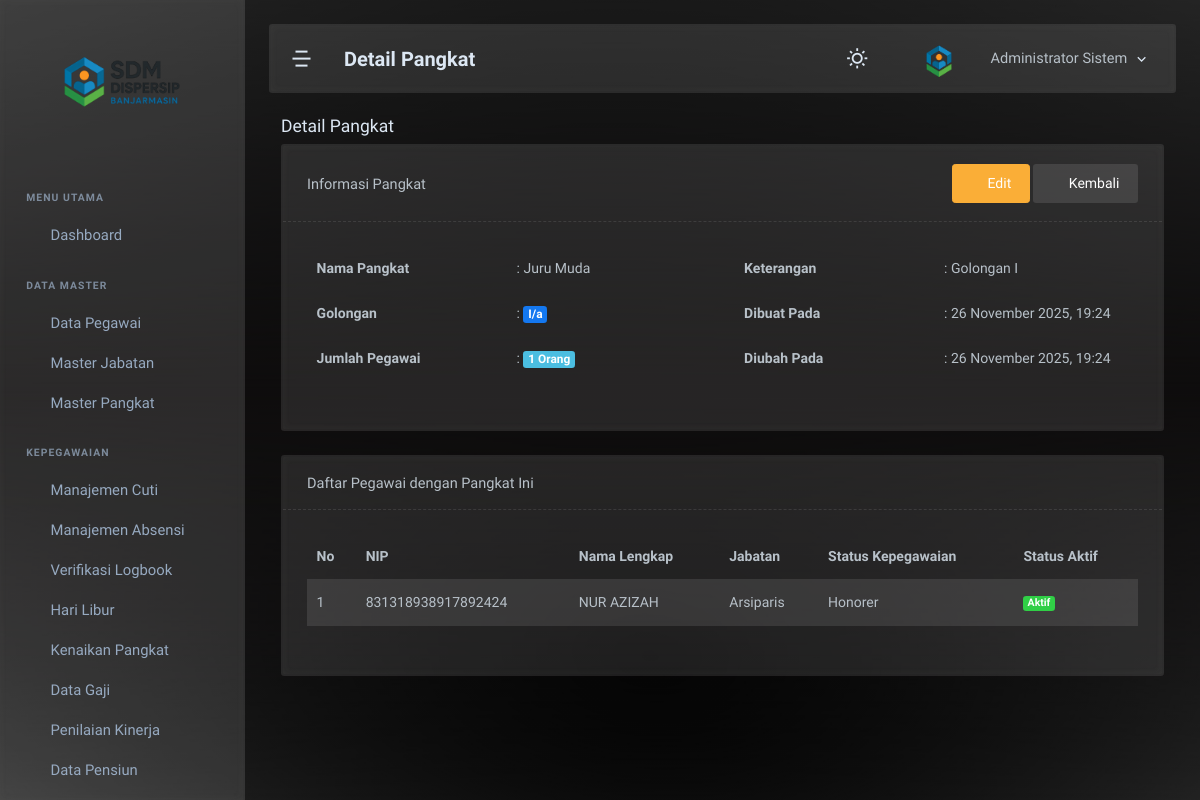
The app's page /admin/pangkat/detail.php?id=1 (signed in) with its own data.
### tables this page shows
CREATE TABLE `master_pangkat` (
  `pangkat_id` int NOT NULL,
  `nama_pangkat` varchar(100) NOT NULL,
  `golongan` varchar(10) NOT NULL,
  `keterangan` varchar(255) DEFAULT NULL,
  `created_at` datetime DEFAULT CURRENT_TIMESTAMP,
  `updated_at` datetime DEFAULT CURRENT_TIMESTAMP ON UPDATE CURRENT_TIMESTAMP
);

CREATE TABLE `pegawai` (
  `pegawai_id` int NOT NULL,
  `user_id` int DEFAULT NULL,
  `nik` varchar(20) NOT NULL,
  `nip` varchar(30) DEFAULT NULL,
  `nama_lengkap` varchar(150) NOT NULL,
  `jk` enum('L','P') NOT NULL,
  `tgl_lahir` date DEFAULT NULL,
  `status_kepegawaian` enum('PNS','PPPK','Honorer','Kontrak') NOT NULL,
  `jabatan_id` int DEFAULT NULL,
  `pangkat_id` int DEFAULT NULL,
  `tgl_mulai_kerja` date DEFAULT NULL,
  `alamat` text,
  `status_aktif` enum('Aktif','Pensiun','Pindah','Meninggal','Nonaktif') DEFAULT 'Aktif',
  `tmt_pensiun` date DEFAULT NULL,
  `created_at` datetime DEFAULT CURRENT_TIMESTAMP,
  `updated_at` datetime DEFAULT CURRENT_TIMESTAMP ON UPDATE CURRENT_TIMESTAMP
);

CREATE TABLE `master_jabatan` (
  `jabatan_id` int NOT NULL,
  `nama_jabatan` varchar(150) NOT NULL,
  `eselon` varchar(20) DEFAULT NULL,
  `jenis_jabatan` enum('Struktural','Fungsional','Pelaksana') DEFAULT 'Pelaksana',
  `keterangan` varchar(255) DEFAULT NULL,
  `created_at` datetime DEFAULT CURRENT_TIMESTAMP,
  `updated_at` datetime DEFAULT CURRENT_TIMESTAMP ON UPDATE CURRENT_TIMESTAMP
);

### admin/pangkat/detail.php (the view, shortened to what this page needs)
<?php
require_once '../../config/koneksi.php';
$id = isset($_GET['id']) ? intval($_GET['id']) : 0;
$query = "SELECT mp.*,
          (SELECT COUNT(*) FROM pegawai WHERE pangkat_id = mp.pangkat_id) as jumlah_pegawai
          FROM master_pangkat mp
          WHERE mp.pangkat_id = ?";
$stmt = mysqli_prepare($koneksi, $query);
mysqli_stmt_bind_param($stmt, 'i', $id);
mysqli_stmt_execute($stmt);
$result = mysqli_stmt_get_result($stmt);
$pangkat = mysqli_fetch_assoc($result);
include '../../includes/header.php';
include '../../includes/sidebar.php';
include '../../includes/navbar.php';
?>
<div class="page-container">
    <div class="page-content">
        <div class="container-xxl">
            <div class="row">
                <div class="col-12">
                    <div class="page-title-box">
                        <h4 class="page-title">Detail Pangkat</h4>
                    </div>
                </div>
            </div>
            <div class="card">
                <div class="card-header border-bottom border-dashed d-flex justify-content-between align-items-center">
                    <h5 class="card-title mb-0">Informasi Pangkat</h5>
                    <div>
                        <a href="/sdm_dispersip/admin/pangkat/edit.php?id=<?php echo $id; ?>" class="btn btn-warning"><i class="ti ti-pencil me-1"></i>Edit</a>
                        <a href="/sdm_dispersip/admin/pangkat/pangkat.php" class="btn btn-light"><i class="ti ti-arrow-left me-1"></i>Kembali</a>
                    </div>
                </div>
                <div class="card-body">
                    <div class="row">
                        <div class="col-md-6">
                            <table class="table table-borderless">
                                <tr>
                                    <th width="200">Nama Pangkat</th>
                                    <td>: <?php echo htmlspecialchars($pangkat['nama_pangkat']); ?></td>
                                </tr>
                                <tr>
                                    <th>Golongan</th>
                                    <td>: <span class="badge bg-primary fs-6"><?php echo htmlspecialchars($pangkat['golongan']); ?></span></td>
                                </tr>
                                <tr>
                                    <th>Jumlah Pegawai</th>
                                    <td>: <span class="badge bg-info fs-6"><?php echo $pangkat['jumlah_pegawai']; ?> Orang</span></td>
                                </tr>
                            </table>
                        </div>
                        <div class="col-md-6">
                            <table class="table table-borderless">
                                <tr>
                                    <th width="200">Keterangan</th>
                                    <td>: <?php echo htmlspecialchars($pangkat['keterangan'] ?? '-'); ?></td>
                                </tr>
                                <tr>
                                    <th>Dibuat Pada</th>
                                    <td>: <?php echo $pangkat['created_at'] ? date('d F Y, H:i', strtotime($pangkat['created_at'])) : '-'; ?></td>
                                </tr>
                                <tr>
                                    <th>Diubah Pada</th>
                                    <td>: <?php echo $pangkat['updated_at'] ? date('d F Y, H:i', strtotime($pangkat['updated_at'])) : '-'; ?></td>
                                </tr>
                            </table>
                        </div>
                    </div>
                </div>
            </div>
            <?php if ($pangkat['jumlah_pegawai'] > 0): ?>
            <div class="card mt-3">
                <div class="card-header border-bottom border-dashed">
                    <h5 class="card-title mb-0">Daftar Pegawai dengan Pangkat Ini</h5>
                </div>
                <div class="card-body">
                    <div class="table-responsive">
                        <table class="table table-striped">
                            <thead>
                                <tr>
                                    <th>No</th>
                                    <th>NIP</th>
                                    <th>Nama Lengkap</th>
                                    <th>Jabatan</th>
                                    <th>Status Kepegawaian</th>
                                    <th>Status Aktif</th>
                                </tr>
                            </thead>
                            <tbody>
                                <?php
                                $pegawai_query = "SELECT p.pegawai_id, p.nip, p.nama_lengkap, p.status_kepegawaian, p.status_aktif, mj.nama_jabatan
                                                 FROM pegawai p
                                                 LEFT JOIN master_jabatan mj ON p.jabatan_id = mj.jabatan_id
                                                 WHERE p.pangkat_id = ?
                                                 ORDER BY p.nama_lengkap";
                                $stmt = mysqli_prepare($koneksi, $pegawai_query);
                                mysqli_stmt_bind_param($stmt, 'i', $id);
                                mysqli_stmt_execute($stmt);
                                $pegawai_result = mysqli_stmt_get_result($stmt);
                                $no = 1;
                                while ($pegawai = mysqli_fetch_assoc($pegawai_result)):
                                ?>
                                <tr>
                                    <td><?php echo $no++; ?></td>
                                    <td><?php echo htmlspecialchars($pegawai['nip'] ?? '-'); ?></td>
                                    <td><?php echo htmlspecialchars($pegawai['nama_lengkap']); ?></td>
                                    <td><?php echo htmlspecialchars($pegawai['nama_jabatan'] ?? '-'); ?></td>
                                    <td><?php echo htmlspecialchars($pegawai['status_kepegawaian']); ?></td>
                                    <td><span class="badge bg-<?php echo $pegawai['status_aktif'] == 'Aktif' ? 'success' : 'secondary'; ?>"><?php echo htmlspecialchars($pegawai['status_aktif']); ?></span></td>
                                </tr>
                                <?php endwhile; mysqli_stmt_close($stmt); ?>
                            </tbody>
                        </table>
                    </div>
                </div>
            </div>
            <?php endif; ?>
        </div>
    </div>
</div>
<?php include '../../includes/footer.php'; ?>

### records on screen
master_pangkat: nama_pangkat "Juru Muda", golongan "I/a", keterangan "Golongan I", created_at "26 November 2025, 19:24", updated_at "26 November 2025, 19:24"
pegawai: nip "831318938917892424", nama_lengkap "NUR AZIZAH", jabatan.nama_jabatan "Arsiparis", status_kepegawaian "Honorer", status_aktif "Aktif"

### other values on screen
$page_title "Detail Pangkat"
$_SESSION['nama_lengkap'] "Administrator Sistem"
$pangkat['jumlah_pegawai'] "1"
